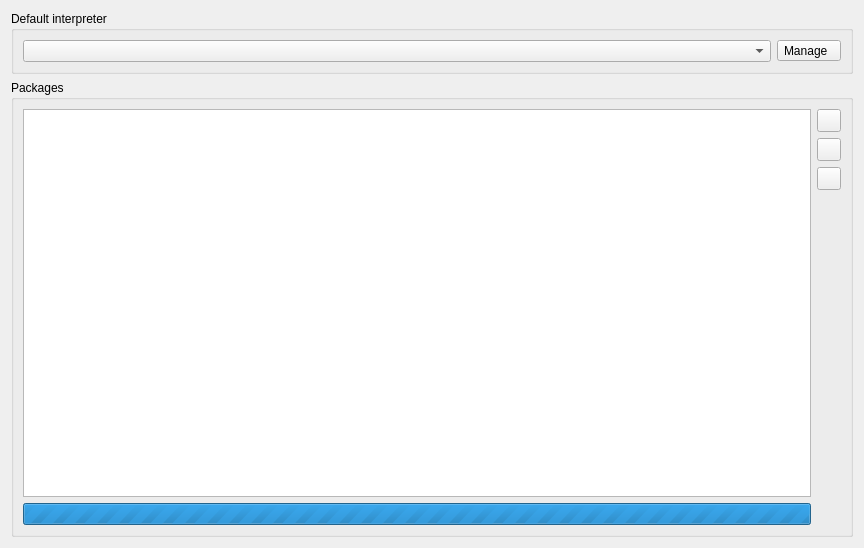
<?xml version="1.0" encoding="UTF-8"?>
<ui version="4.0">
 <class>Form</class>
 <widget class="QWidget" name="Form">
  <property name="geometry">
   <rect>
    <x>0</x>
    <y>0</y>
    <width>864</width>
    <height>548</height>
   </rect>
  </property>
  <property name="windowTitle">
   <string>Form</string>
  </property>
  <layout class="QVBoxLayout" name="verticalLayout">
   <item>
    <widget class="QGroupBox" name="groupBox">
     <property name="title">
      <string>Default interpreter</string>
     </property>
     <layout class="QHBoxLayout" name="horizontalLayout">
      <item>
       <widget class="QComboBox" name="comboBox">
        <property name="sizePolicy">
         <sizepolicy hsizetype="Expanding" vsizetype="Fixed">
          <horstretch>0</horstretch>
          <verstretch>0</verstretch>
         </sizepolicy>
        </property>
        <property name="toolTip">
         <string>Select the default interpreter that will be used when opening new projects.</string>
        </property>
       </widget>
      </item>
      <item>
       <widget class="QToolButton" name="bt_manage_interpreters">
        <property name="toolTip">
         <string>Manage python interpreters</string>
        </property>
        <property name="text">
         <string>Manage  </string>
        </property>
        <property name="icon">
         <iconset theme="preferences-system">
          <normaloff>.</normaloff>.</iconset>
        </property>
        <property name="popupMode">
         <enum>QToolButton::InstantPopup</enum>
        </property>
        <property name="toolButtonStyle">
         <enum>Qt::ToolButtonTextBesideIcon</enum>
        </property>
        <property name="autoRaise">
         <bool>false</bool>
        </property>
       </widget>
      </item>
     </layout>
    </widget>
   </item>
   <item>
    <widget class="QGroupBox" name="groupBox_2">
     <property name="sizePolicy">
      <sizepolicy hsizetype="Preferred" vsizetype="Expanding">
       <horstretch>0</horstretch>
       <verstretch>0</verstretch>
      </sizepolicy>
     </property>
     <property name="title">
      <string>Packages</string>
     </property>
     <layout class="QHBoxLayout" name="horizontalLayout_2">
      <item>
       <layout class="QVBoxLayout" name="verticalLayout_3">
        <property name="leftMargin">
         <number>0</number>
        </property>
        <property name="bottomMargin">
         <number>0</number>
        </property>
        <item>
         <widget class="QTableWidget" name="tableWidget">
          <property name="toolTip">
           <string>The list of installed package for the selected interpreter.</string>
          </property>
          <property name="editTriggers">
           <set>QAbstractItemView::NoEditTriggers</set>
          </property>
          <property name="alternatingRowColors">
           <bool>true</bool>
          </property>
          <property name="selectionBehavior">
           <enum>QAbstractItemView::SelectRows</enum>
          </property>
          <property name="sortingEnabled">
           <bool>true</bool>
          </property>
          <attribute name="horizontalHeaderStretchLastSection">
           <bool>true</bool>
          </attribute>
          <attribute name="verticalHeaderVisible">
           <bool>false</bool>
          </attribute>
         </widget>
        </item>
        <item>
         <widget class="QProgressBar" name="progress_bar">
          <property name="maximum">
           <number>0</number>
          </property>
          <property name="value">
           <number>-1</number>
          </property>
         </widget>
        </item>
       </layout>
      </item>
      <item>
       <layout class="QVBoxLayout" name="verticalLayout_2">
        <item>
         <widget class="QToolButton" name="bt_add_packages">
          <property name="toolTip">
           <string>Install one or more packages</string>
          </property>
          <property name="text">
           <string/>
          </property>
          <property name="icon">
           <iconset theme="list-add">
            <normaloff>.</normaloff>.</iconset>
          </property>
         </widget>
        </item>
        <item>
         <widget class="QToolButton" name="bt_rm_package">
          <property name="toolTip">
           <string>Uninstall selected package</string>
          </property>
          <property name="text">
           <string/>
          </property>
          <property name="icon">
           <iconset theme="edit-delete">
            <normaloff>.</normaloff>.</iconset>
          </property>
         </widget>
        </item>
        <item>
         <widget class="QToolButton" name="bt_update_package">
          <property name="toolTip">
           <string>Update selected package</string>
          </property>
          <property name="text">
           <string/>
          </property>
          <property name="icon">
           <iconset theme="go-up">
            <normaloff>.</normaloff>.</iconset>
          </property>
         </widget>
        </item>
        <item>
         <spacer name="verticalSpacer">
          <property name="orientation">
           <enum>Qt::Vertical</enum>
          </property>
          <property name="sizeHint" stdset="0">
           <size>
            <width>20</width>
            <height>40</height>
           </size>
          </property>
         </spacer>
        </item>
       </layout>
      </item>
     </layout>
    </widget>
   </item>
  </layout>
 </widget>
 <resources/>
 <connections/>
</ui>
